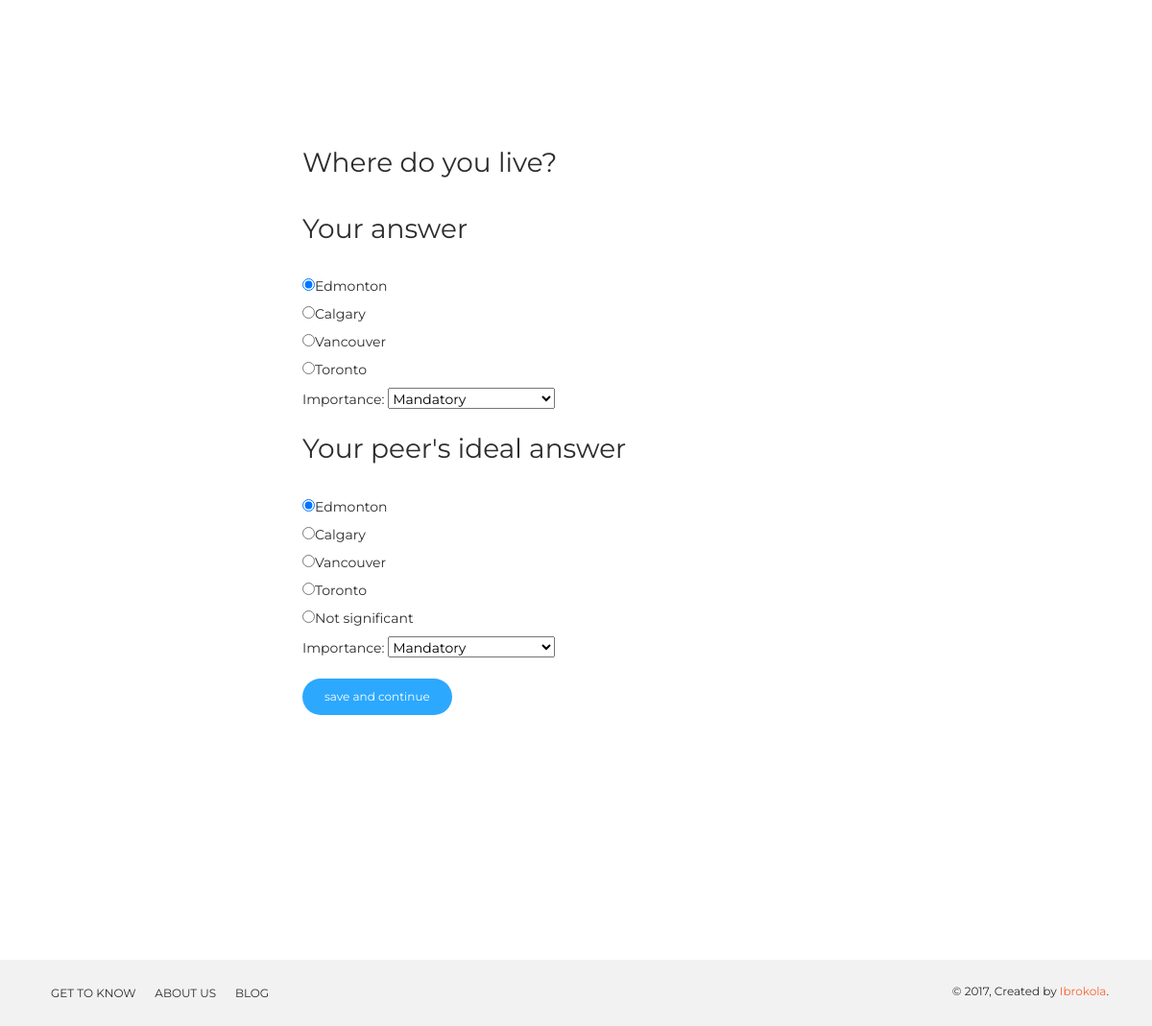
The app's page /question/1/ (signed in) with its own data.
### questions/models.py (models this page shows, shortened)
class Question(models.Model):
	text = models.TextField()
	active =models.BooleanField(default=True)
	draft = models.BooleanField(default=False)
	timestamp = models.DateTimeField(auto_now_add=True, auto_now=False)

class Answer(models.Model):
	question = models.ForeignKey(Question)
	text = models.CharField(max_length=200)
	draft = models.BooleanField(default=False)
	timestamp = models.DateTimeField(auto_now_add=True, auto_now=False)

class UserAnswer(models.Model):
	user = models.ForeignKey(settings.AUTH_USER_MODEL)
	question = models.ForeignKey(Question)
	my_answer = models.ForeignKey(Answer, related_name='user_answer')
	my_answer_importance = models.CharField(max_length=60, choices=LEVELS)
	my_points = models.IntegerField(default=-1)
	their_answer = models.ForeignKey(Answer, null=True, blank=True, related_name='match_answer')
	their_answer_importance = models.CharField(max_length=60, choices=LEVELS)
	their_points = models.IntegerField(default=-1)
	timestamp = models.DateTimeField(auto_now_add=True, auto_now=False)

### questions/views.py (the view, shortened to what this page needs)
# urls.py: url(r'^question/(?P<id>\d+)/$', views.single, name='question_single'),
def single(request, id):
	if request.user.is_authenticated():
		queryset = Question.objects.all().order_by('timestamp')
		instance = get_object_or_404(Question, id=id)
		try:
			user_answer = UserAnswer.objects.get(user=request.user, question=instance)
		except UserAnswer.DoesNotExist:
			user_answer = UserAnswer()
		except UserAnswer.MultipleObjectsReturned:
			user_answer = UserAnswer.objects.filter(user=request.user, question=instance)[0]
		except:
			user_answer = UserAnswer()
		form = UserResponseForm(request.POST or None)
		template = "questions/single.html"
		context = {
			"form": form,
			"instance":instance,
			"user_answer": user_answer,
		}
		return render(request, template, context)
	else:
		raise Http404

### questions/forms.py (shortened to what this page needs)
class UserResponseForm(forms.Form):
	question_id = forms.IntegerField()
	answer_id = forms.IntegerField()
	importance_level = forms.ChoiceField(choices=LEVELS)
	their_answer_id = forms.IntegerField()
	their_importance_level = forms.ChoiceField(choices=LEVELS)

### templates/questions/single.html (shortened to what this page needs)
{% extends 'base.html' %}
{% load static %}
{% block content %}
<div class='col-sm-6 offset-sm-3' style="padding-top: 150px;">
	<form method='POST' action="">{% csrf_token %}
	<h3>{{ instance.text }}</h3>
	<h3>Your answer</h3>
	{% for ans in instance.answer_set.all %}
	<input type='radio' name='answer_id' class="radio" value='{{ ans.id }}' {% if user_answer.my_answer.id == ans.id %}checked=checked{% endif %} /><label for='radio'>{{ ans.text }}</label><br>
	{% endfor %}
	Importance: {{ form.importance_level }}
	<br>
	<br>
	<h3>Your peer's ideal answer</h3>
	{% for ans in instance.answer_set.all %}
	<input type='radio' name='their_answer_id' class="radio" value='{{ ans.id }}' {% if user_answer.their_answer.id == ans.id %}checked=checked{% endif %} /><label for='radio'>{{ ans.text }}</label><br>
	{% endfor %}
	<input type='radio' name='their_answer_id' class="radio" value='-1' {% if not user_answer.their_answer %} checked=checked {% endif %}/><label for='radio'>Not significant</label><br>
	Importance: {{ form.their_importance_level }} <br><br>
	<input type='submit' class='btn btn-info btn-round' value='save and continue'>
	</form>
</div>
{% endblock %}

### records on screen
Question: text "Where do you live?"
Answer: answer_id "☑", text "Edmonton", their_answer_id "☑"
Answer: text "Calgary"
Answer: text "Vancouver"
Answer: text "Toronto"
